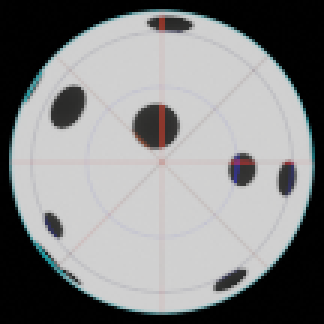
#> input picture test_images/test_img_voronoi_image_low_res.png, 108 x 108 px (shown 3 times larger)
$ python plots_examples.py
#> lines starting #> are read from the running program, lines starting #| are printed output that depends on the picture; after the words box and inside, x2 and y2 are one past the last pixel; in counts of white or black regions, pixels touching at a corner belong together
### pol_img_functions.py
"""
function library for polarisation images processing and handling of image data.
"""

from lib_importer import *   # import libraries


# [92 lines left out: functions img_masking_func, circular_index, curve_indexing, not called in this run]

def pol_2_equirect(src, radius, centre=None, outer_angle= 180 +360, inner_angle=180, degrees=True,channel=True):
    """
    Function that converts input skylight image into an equi-rectangular projection. by default it unrwraps from north and projects anticlockwise.

    :param src: np.ndarray
        input image that needed to be projected into the equi-rectangular image
    :param radius: int, pixel units
        length from centre to the horizon of the image
    :param centre: list, 2 elements, optional
        zenith of the sky . usually centre in the image
    :param outer_angle: float, optional
        angle at which the projection ends
    :param inner_angle: float, optional
        angle at which the projection starts, 180 denotes north i.e  12'0' clock
    :param degrees: bool, optional
        angle parameters are in degrees or not
    :return polar: np.ndarray
        an image array that is a projection of input image
    """

    num = int(2 * np.pi * radius) # length of the projected image would be the perimeter
    if channel == True:
        polar = np.zeros((radius, num, 3)) # initialising the output image
        polar[:][:] = [255, 0, 0] # initialsing with red color so to check errors while projecting
    else:
        polar = np.zeros((radius, num)) # initialising the output image

    if centre is None:
        centre = [int(src.shape[0]/2), int(src.shape[1]/2)] # take center of the image as the default zenith

    if degrees is True:
        outer_angle = np.deg2rad(outer_angle) # degree conversion and making degree as the default unit
        inner_angle = np.deg2rad(inner_angle)

    angs = np.linspace(inner_angle, outer_angle, num)[:-1] # defining the range of the angles

    for r in range(radius):                    # generate coordinates for different radius
        for i,theta in enumerate(angs):
            x = centre[0] + r * np.sin(theta)  # generate coordinates value for different angles
            y = centre[1] + r * np.cos(theta)
            if channel == True:
                polar[r][i][:] = src[int(y)][int(x)][:]  #mapping the coordinates to the final image
            else:
                polar[r][i] = src[int(y)][int(x)]
    if channel ==True:
        polar[:,-1,:] = polar[:,0,:] #first column is equal to last column 0=360
    else:
        polar[:,-1] = polar[:,0]
    return polar #converting the 8 bit values and avoiding floating points

# [16 lines left out: function gauss_filter, not called in this run]

def elevation_mapping(src,radius,centre=None):
    """
    function that maps an elevation from a skylight image
    :param src: np.ndarray
        the input image that whose elevation info needs to extracted
    :param radius: int, pixel units
        distance from horizon to zenith of the skylight image
    :param centre: list, optional
        zenith point in the image , default is image centre
    :return ele_map_src: np.ndarray
        corresponding elevation values in the input image
    :return ele_map_corr: np.ndarray
        elevation values corrected for the distortion
    """

    if centre is None: #centre is taken as centre of iamge centre if not specified
        centre = [int(src.shape[0]/2), int(src.shape[1]/2)]

    ele_map_src = np.zeros((src.shape[0], src.shape[1])) # initialising  elevation map values
    ele_map_src[:] = np.nan # replacing with nan so that every point outside the horizon is not included
    corrected_im = np.zeros(src.shape)
    for x in np.arange(centre[0]-radius, centre[0] + radius+1): # only needs the indexes that falls inside the area of the circle
        for y in np.arange(centre[1]-radius, centre[1] + radius+1):
            ele_map_src[x][y] = np.sqrt((x - centre[0]) ** 2 + (y - centre[1]) ** 2) # calculating the hypotenuse
            if abs(np.sqrt((x - centre[0])**2 + (y - centre[1])**2)) > radius: # hypotenuse greater than radius are not valid
                ele_map_src[x][y] = np.nan
            corrected_im[x][y] = src[x][y]
    ele_map_src = ele_map_src / np.nanmax(ele_map_src) # normalised with maximum value to make the range from 0 to 1
    ele_map_corr = (1 - ele_map_src) * np.pi / 2      # normalised value is inverted and multplied with 90 degree to correct for distortion
    ele_map_src = np.arccos(ele_map_src)                #src elevation will be a arccos of normalised hypotenuse

    return ele_map_src, ele_map_corr

def azimuth_mapping(src, radius,centre=None, angle=np.pi/2):
    """
    function for mapping the azimuth from the input skylight images. maps in a clockwise manner,
    :param src: np.ndarray
        the input image that whose azimuth info needs to extracted
    :param radius: int, pixel units
        distance from horizon to zenith of the skylight image
    :param centre: list, 2 elements, optional
        zenith point in the image , default is image centre
    :param angle: float, optional
        angle where 0 degree starts from. default set to north 12 '0' clock
    :return azimuth_map: np.ndarray
        azimuth values corresponding to the skylight image
    """
    if centre is None: #centre is taken as centre of iamge centre if not specified
        centre = [int(src.shape[0]/2), int(src.shape[1]/2)]
    azimuth_map  = np.zeros((src.shape[0],src.shape[1])) #initialising
    azimuth_map[:] = np.nan # replacing with nan so that every point outside the horizon is not included
    for x in np.arange(centre[0] - radius, centre[0] + radius + 1):  # only needs the indexes that falls inside the area of the circle
        for y in np.arange(centre[1] - radius, centre[1] + radius + 1):
                azimuth_map[x][y] =angle - np.arctan2(y - centre[1], x - centre[0]) # azimuth can be estimated from the arctan of a point from the the centre
                if abs(np.sqrt((x - centre[0])**2 + (y - centre[1])**2)) > radius:
                    azimuth_map[x][y] = np.nan
    return azimuth_map

def pixel_map_func(src,centre,radius, elevation_map_src, elevation_map_corr, azimuth_map,thresh=1):
    """
    function to correct for the elevation distortion of the image
    :param src: np.ndarray
        input image that needs to be corrected for elevation
    :param centre: list, 2 elements
        zenith point in the image , default is image centre
    :param radius: int, pixel units
        distance from horizon to zenith of the skylight image
    :param elevation_map_src: np.ndarray
        elevation map of the input image
    :param elevation_map_corr: np.ndarray
        corrected elevation map of the input image
    :param azimuth_map: np.ndarray
        azimuth map of the input image
    :param thresh: float
        threshold value of elevation comparison to avoid floating point error
    :return mapped_img: np.ndarray
        mapped image corrected for elevation distortion
    """
    mapped_img = np.zeros(src.shape) #initialising mapped image
    mapped_img[:] = np.nan
    thresh = np.deg2rad(thresh)
    for x in range(centre[0] - radius, centre[0] + radius + 1): # for every cordinated falls inside the specified area of the circle
        for y in range(centre[1] - radius, centre[1] + radius + 1):
            if abs(np.sqrt((x - centre[0]) ** 2 + (y - centre[1]) ** 2)) > radius:
                pass
            else:
                lookup_values = [azimuth_map[x][y], elevation_map_corr[x][y]] # values that corresponds to the elevation and azimuth
                diff = np.abs(azimuth_map - lookup_values[0]) # difference between azimuth and threshold

                a = np.argwhere(diff<=thresh) # returns indices of azimuth that is very nea
                # a = np.argwhere(azimuth_map == lookup_values[0]) # returns indices of azimuth that is equal to lookupvalue
                b = np.abs(elevation_map_src - lookup_values[1]) # difference between elevation_corr and elvation of lookup_values
                c = b[a[:, 0], a[:, 1]]     #subset of difference from lookup elevation and indices of the correct azimuth
                d = np.nanargmin(c)         # index that returns minimum difference of values of correct azimuth
                lookup_idx = a[d]           # index that returns minimum difference and belongs to the original image
                mapped_img[x][y] = src[lookup_idx[0], lookup_idx[1]] # indexing the lookup values to the mapped image
    # print(x_new, y_new)

    return mapped_img.astype("uint8")


def gauss_kernel(sigma, ele_val,kern_size_x, kern_size_y=None,degrees=True):
    """
    gaussian kernel for an equi-rectangular projected image
    :param sigma: float
        sigma of the kernel
    :param ele_val: float
        value of the elevation
    :param kern_size_x: int
        kernel width
    :param kern_size_y: int, optional
        kernel height , set to same as width unless specified
    :param degrees : bool, optional
        check whether input angles are in degrees or not. by default taken as degrees
    :return kernel: np.ndarray
        gaussian kernel for performing convolution
    """
    if degrees== True: # degree taken as default unit for elevation values
        ele_val = np.deg2rad(ele_val)


    sigma_y = sigma  #sigma values for y axis taken as the same


    if kern_size_y is None:         # setting kernel height same as width if not specified
        kern_size_y = kern_size_x

    if kern_size_x % 2 == 0 or kern_size_y % 2 ==0: # keeping kernel sizes odd
        print("kernel size is not odd!!") #raises warning if not
    else:
        x_mean = kern_size_x // 2                          # middle value for normalizing the centre
        y_mean = kern_size_y // 2
        kernel = np.zeros((kern_size_x, kern_size_y))            #initialising kernel
        sigma_x = sigma * 1 / np.cos(ele_val)             # correcting sigma based on elevation
        for x in range(kern_size_x):
            for y  in range(kern_size_y):

                kernel[x, y] = np.exp(-((x - x_mean)**2/(2 * sigma_y**2) + (y - y_mean)**2 / (2 * sigma_x**2))) # assigning gaussian weights to each kernel pixels


    return kernel

# [18 lines left out: function sub_sampling_func, not called in this run]

def image_tile_function(src,x_tile,y_tile):
    """
    tiling function designed to account for azimuthal wrapping and polar flipping       # partial implementation
    :param src: np.ndarray
        source image that needs to be tiled
    :param x_tile: int
        tiling along the azimuth
    :param y_tile: int
        tiling along the elevation
    :return tiled_img: np.ndarray
        tiled image
    """

    top_rows = src[:y_tile,:,:]           # select the top rows for flipping
    inverted_top_rows = np.flip(top_rows, axis=0 )  # flip over rows and columns and preserve the color data
    inverted_top_rows_shifted = np.roll(inverted_top_rows,src.shape[1]//2,axis=1) # shifting the the azimuth values while it crosses the zenith
    tiled_image = np.vstack([inverted_top_rows_shifted, src]) # stack the flipped slice over the left right tiled image


    x_left_cols = tiled_image[:, :x_tile,:]   # select left columns sets to mapped on the right
    x_right_cols = tiled_image[:, -x_tile:,:] # select right columns sets to mapped on the right

    tiled_image = np.hstack([x_right_cols, tiled_image, x_left_cols]) # joining the azimuth tiling


    return tiled_image


# [64 lines left out: functions azimuth_to_idx, elevation_to_idx, implot_func, not called in this run]


# [66 lines of commented-out code are left out]

### plots_examples.py

"""
Plotting different functions in pol_img_functions.
separated by sections.

loads different test images from test_images directory
all the values for centre, radius  and thresh values are given
"""
import scipy.signal

from lib_importer import * #import base libraries
from pol_img_functions import  azimuth_mapping,elevation_mapping,pixel_map_func,pol_2_equirect,gauss_kernel,image_tile_function,  azimuth_to_idx,elevation_to_idx   # import relevant functions


# blend_img_high = cv2.imread("test_images/test_img_voronoi_image_high_res.png")   ## high resolution image
# blend_img_high = blend_img_high[:,:,[2,1,0]]
blend_img_low = cv2.imread("test_images/test_img_voronoi_image_low_res.png")  # load image different resolutions
#> blend_img_low is the input picture: shape (108, 108, 3); mean B, G, R 134.5, 134.1, 133.4
blend_img_low = blend_img_low[:,:,[2,1,0]] # re-order color channels from BGR to RGB

# blend_img_med = cv2.imread("test_images/test_img_voronoi_image_half_res.png")
# blend_img_med = blend_img_med[:,:,[2,1,0]]


"""
         centre, radius, thresh values of different test images.
         use the value based on the input image instanced.
"""

centre = [54, 54]                       ### blend_img_low
radius = 51
thresh = 1

# [14 lines of commented-out code are left out]
azimuth_map = azimuth_mapping(src= blend_img_low, radius=radius, centre= centre) # map the azimuth of the image
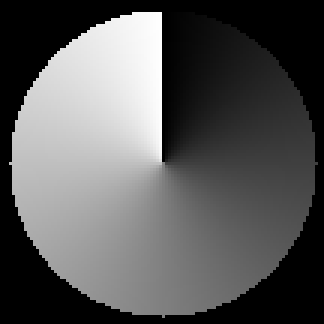
#> azimuth_map: shape (108, 108) float64 (shown 3 times larger); 29.93% of the values are NaN or infinite; the others: min -1.57, max 4.69, mean 1.55; drawn with min black, max white, NaN and infinite black
elevation_map_src, elevation_map_corr = elevation_mapping(src=blend_img_low,radius=radius,centre=centre) # elevation map of the image original and corrected version
#> after the loop in elevation_mapping, `for x in np.arange(centre[0]-radius, centre[0] + radius+1):`:
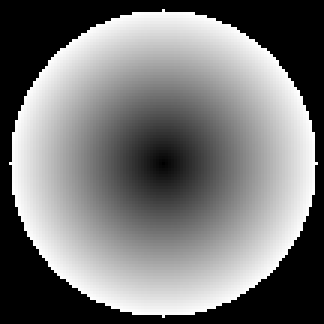
#> ele_map_src: shape (108, 108) float64 (shown 3 times larger); 29.93% of the values are NaN or infinite; the others: min 0, max 51, mean 34; drawn with min black, max white, NaN and infinite black
#> in elevation_mapping, `ele_map_corr = (1 - ele_map_src) * np.pi / 2`:
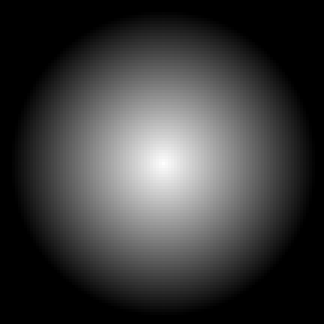
#> ele_map_corr: shape (108, 108) float64 (shown 3 times larger); 29.93% of the values are NaN or infinite; the others: min 0, max 1.57, mean 0.523; drawn with min black, max white, NaN and infinite black
#> in elevation_mapping, `ele_map_src = np.arccos(ele_map_src)`:
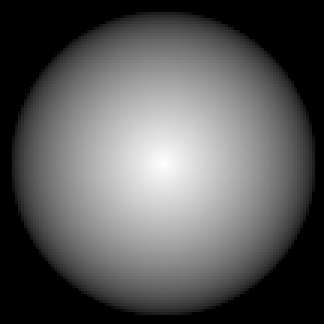
#> ele_map_src: shape (108, 108) float64 (shown 3 times larger); 29.93% of the values are NaN or infinite; the others: min 0, max 1.57, mean 0.785; drawn with min black, max white, NaN and infinite black
mapped_img = pixel_map_func(src=blend_img_low, centre=centre, radius=radius, elevation_map_src=elevation_map_src,
                            elevation_map_corr=elevation_map_corr,
                             azimuth_map=azimuth_map,thresh=thresh) # correct the image for elevation distortion correction
#> after the loop in pixel_map_func, `for x in range(centre[0] - radius, centre[0] + radius + 1):`: mapped_img: shape (108, 108, 3) float64; 29.93% of the values are NaN or infinite; the others: min 0, max 209, mean 171.3
#
equi_plot_before = pol_2_equirect(src=blend_img_low, radius=radius, centre=centre) # equirectangular projection of input image
#> in pol_2_equirect, `polar[:,-1,:] = polar[:,0,:]`: polar: shape (51, 320, 3) float64; mean R, G, B 193.2, 190.4, 190.5
equi_plot_after = pol_2_equirect(src=mapped_img, radius=radius, centre=centre) # equirectangular projection of corrected image
#> in pol_2_equirect (call 2), `polar[:,-1,:] = polar[:,0,:]`: polar: shape (51, 320, 3) float64; mean R, G, B 180.4, 182.3, 182.9
"""
                    input image vis || plot the loaded image

"""

fig1, ax1 = plt.subplots()

ax1.set_title("Image with distortion")
# pixel_map= pixel_map_func(calib_img, radius = 258, elevation_map_src=elevation_map_src, elevation_map_corr=elevation_map_corr, azimuth_map=azi_map)
#ele_range = np.deg2rad(np.arange(0, 91, 30))
plt.imshow(blend_img_low)
# cbar = fig13.colorbar(mat10, ax=ax13, ticks=ele_range, label ="angles")
# cbar.set_ticklabels(np.ceil(np.rad2deg(ele_range)))
plt.xlabel("pixels")
plt.ylabel("pixels")
plt.tight_layout()
# plt.imsave("calib_img_subsampled.png",calib_img_subsampled )
# plt.savefig("blend_med_fig.png", dpi = 300,bbox_inches = "tight")
plt.show()


"""
                    mapped image
"""

fig2, ax2 = plt.subplots()

ax2.set_title("corrected image with pixel map function, azi_thresh:{}$^\circ$".format(thresh))
# pixel_map= pixel_map_func(calib_img, radius = 258, elevation_map_src=elevation_map_src, elevation_map_corr=elevation_map_corr, azimuth_map=azi_map)
ele_range = np.deg2rad(np.arange(0, 91, 30))
plt.imshow(mapped_img)
# cbar = fig13.colorbar(mat10, ax=ax13, ticks=ele_range, label ="angles")
# cbar.set_ticklabels(np.ceil(np.rad2deg(ele_range)))
plt.xlabel("pixels")
plt.ylabel("pixels")
plt.tight_layout()
# plt.imsave("calib_img_subsampled.png",calib_img_subsampled )
# plt.savefig("blend_high_mapped.png", dpi = 300,bbox_inches = "tight")
# plt.imsave("blend_high_mapped_im.png",mapped_img)
plt.show()

"""
                    equirect projection
"""

fig3, ax3 = plt.subplots()

ax3.set_title("Equirect projection of original image")
plt.imshow(equi_plot_after)
plt.xticks(np.linspace(0,int(2 * np.pi * radius),9))
ax3.set_xticklabels(np.linspace(0,360,9,dtype="int"))

plt.yticks(np.linspace(0, radius, 4))
ax3.set_yticklabels(np.linspace(90, 0, 4,dtype="int"))

xtick_levels =np.linspace(0,int(2 * np.pi * radius)-1,9,dtype=int)
ytick_levels =np.linspace(0,radius-1, 4,dtype=int)

sample_img_med = [255, 255, 255] * np.ones(equi_plot_after.shape)
sample_img_med[ytick_levels, :] = [0, 0, 0]
sample_img_med[:, xtick_levels] = [0, 0, 0]

# cbar = fig13.colorbar(mat10, ax=ax13, ticks=ele_range, label ="angles")
# cbar.set_ticklabels(np.ceil(np.rad2deg(ele_range)))
plt.xlabel("azimuth in degrees ($^\circ$)")
plt.ylabel("elevation in degrees ($^\circ$)")

plt.tight_layout()
# plt.imsave("equirect_test_mid_res_im.png",equi_plot_after )
ax3.set_aspect(4)
# plt.savefig("aurora_equi_before_800.png", dpi = 300, bbox_inches="tight")
plt.show()

"""
                    validation image
"""

fig4, ax4 = plt.subplots()

ytick_levels =np.linspace(0,equi_plot_after.shape[0], 4,dtype=int)
#> ytick_levels = [0, 17, 34, 51]
ytick_levels[-1] = ytick_levels[-1] - 1
xtick_levels =np.linspace(0,equi_plot_after.shape[1] -1,9,dtype=int)
xtick_levels[-1] = xtick_levels[-1] - 1

sample_img_med = [0, 0, 0] * np.ones(equi_plot_after.shape)
sample_img_med[ytick_levels, :] = [255, 255, 255]
sample_img_med[:, xtick_levels] = [255, 255, 255]


ax4.set_title("caliberated image expected longitude and latitutes ")
plt.imshow(sample_img_med)
# plt.imshow(sample_img_med,alpha=0.5)
plt.xticks(np.linspace(0,int(2 * np.pi * radius),9))
ax4.set_xticklabels(np.linspace(0, 360, 9, dtype="int"))

plt.yticks(np.linspace(0, radius, 4))
ax4.set_yticklabels(np.linspace(90, 0, 4,dtype="int"))


# cbar = fig13.colorbar(mat10, ax=ax13, ticks=ele_range, label ="angles")
# cbar.set_ticklabels(np.ceil(np.rad2deg(ele_range)))
plt.xlabel("azimuth in degrees ($^\circ$)")
plt.ylabel("elevation in degrees ($^\circ$)")

plt.tight_layout()
# plt.imsave("calib_img_subsampled.png",calib_img_subsampled )
ax4.set_aspect(4)
# plt.savefig("valid_img_med_black.png", dpi = 300, bbox_inches="tight")
plt.show()

"""
                    kernel visualisation
"""
sigma = 5
kern_size = 4 * sigma + 1
ele_val = 0
kernel = gauss_kernel(sigma=sigma,ele_val=ele_val,kern_size_x=kern_size)

fig5, ax5 = plt.subplots()

ax5.set_title("simple gaussian kernel , elevation :{}$^\circ$".format(ele_val))
plt5 = plt.imshow(kernel)
cbar = fig1.colorbar(plt5, ax=ax1, label ="weights")
# cbar.set_ticklabels(np.ceil(np.rad2deg(ele_range)))
plt.xlabel("pixel cordinates")
plt.ylabel("pixel cordinates")
plt.tight_layout()
# plt.imsave("calib_img_subsampled.png",calib_img_subsampled )
# plt.savefig("simple_gauss_kernel_0.png", dpi = 300,bbox_inches = "tight")

plt.show()
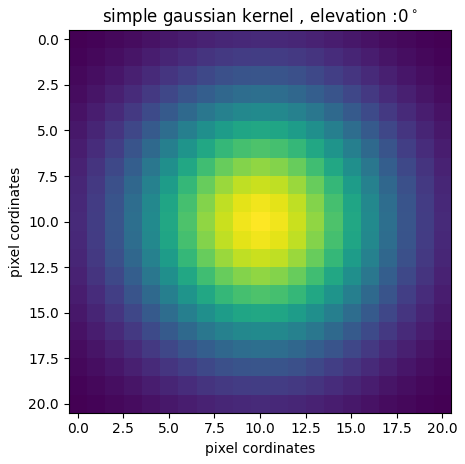
#> figure drawn by matplotlib, 1 panel

"""
                    tile functions
"""

side_tile = equi_plot_before.shape[1]//8
#> side_tile = 40
top_tile = equi_plot_before.shape[0]//3
#> top_tile = 17
tiled_im = image_tile_function(equi_plot_after,side_tile,top_tile)
#> in image_tile_function, `tiled_image = np.hstack([x_right_cols, tiled_image, x_left_cols])`:
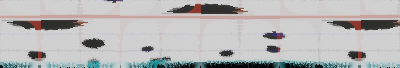
#> tiled_image: shape (68, 400, 3) float64; mean R, G, B 183.1, 182.9, 183.1

fig6, ax6 = plt.subplots()
ax6.set_title("sample tiling function in action , side_tile:{}$^\circ$, top_tile :{}$^\circ$"
              .format(int(np.ceil(side_tile/equi_plot_after.shape[1]*360)), int(np.ceil(top_tile/equi_plot_after.shape[0]*90))))
azi_ticks = np.linspace(0, tiled_im.shape[1],11)
azi_ticks_labels = np.concatenate([[360-45],np.linspace(0,360,9,dtype=int),[45]])

ele_ticks = np.linspace(0, tiled_im.shape[0],5)
#> ele_ticks = [0, 17, 34, 51, 68]
ele_ticks_labels = np.concatenate([[60],np.linspace(0,90,4,dtype=int)[::-1]])


plt.xticks(azi_ticks)
ax6.set_xticklabels(azi_ticks_labels)
plt.yticks(ele_ticks)
ax6.set_yticklabels(ele_ticks_labels)


plt6 = plt.imshow(tiled_im)


plt.xlabel("azimuth in ($^\circ$)")
plt.ylabel("elevation in ($^\circ$)")
ax6.set_aspect(tiled_im.shape[1]/tiled_im.shape[0])
# plt.tight_layout()
# plt.imsave("tiled_img_sample_im_01.png",tiled_im)
# plt.savefig("tiled_img_sample_01.png", dpi = 300,bbox_inches = "tight")
plt.show()
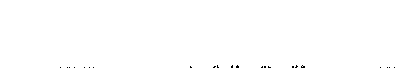
#> shown: shape (68, 400, 3) float64; values 0 (black) and 1 (white), 99.8% white; black in thin lines or dots, all inside (x1, y1, x2, y2) = (60, 65, 395, 68)

"""
                    test image for convolution
"""
# [21 lines of commented-out code are left out]


"""
Archived code for convolution
"""
# [75 lines of commented-out code are left out]
